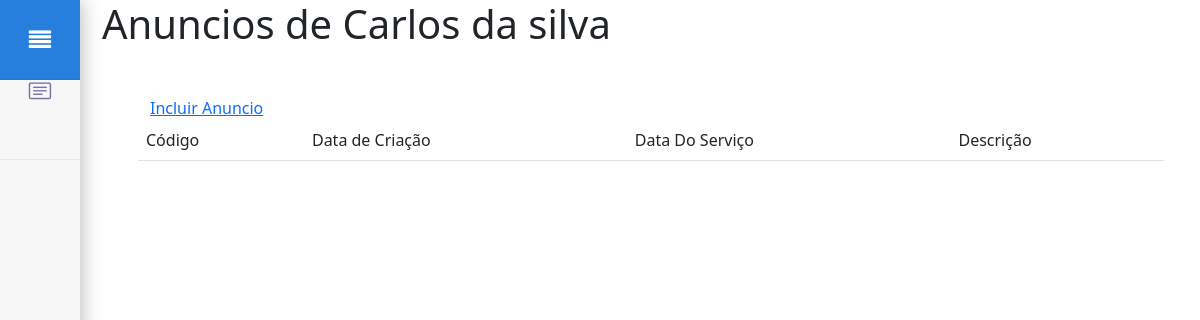
The app's page /admin/index.php?page=listagem_Anuncios.php&id=97&nome=Carlos da silva, older data.
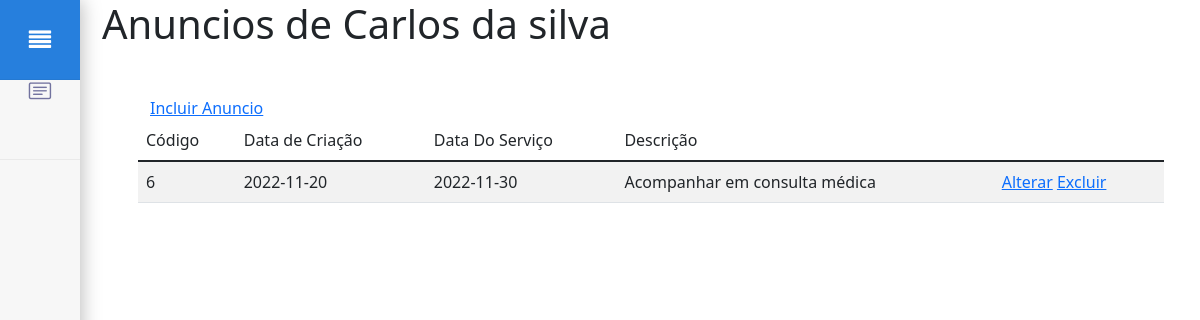
The same page, newer data.
### tables this page shows
CREATE TABLE `anuncios` (
  `IdAnuncio` int(11) NOT NULL,
  `FkIdClienteCriadorInAnuncios` int(11) DEFAULT NULL,
  `FkIdFormaDePagamentoInAnuncios` int(11) DEFAULT NULL,
  `DataDeCriacao` date DEFAULT NULL,
  `DataServico` date DEFAULT NULL,
  `Aberto` tinyint(1) DEFAULT NULL,
  `DescricaoAnuncio` varchar(300) DEFAULT NULL,
  `FkIdPacienteInAnuncios` int(11) DEFAULT NULL
);

### admin/listagem_Anuncios.php (the view, shortened to what this page needs)
<?php include "config.php";
$IdCliente = $_GET['id'];
$ClienteNome = $_GET['nome'];
?>
<h1>Anuncios de <?php echo $ClienteNome;?></h1>
<div class="container px-4 px-lg-5 mt-5">
  <div class="row">
    <a href="./index.php?page=incluir/Anuncio_incluir.php&id=<?php echo $IdCliente?>&nome=<?php echo $ClienteNome;?>">Incluir Anuncio</a>
    <table class="table table-striped">
      <thead class="thead-dark">
        <td>Código</td>
        <td>Data de Criação</td>
        <td>Data Do Serviço</td>
        <td>Descrição</td>
      </thead>
      <?php
      $conn = Conectar();
      $query = "SELECT * FROM anuncios where FkIdClienteCriadorInAnuncios = $IdCliente
      order by FkIdClienteCriadorInAnuncios";
      $result = $conn->query($query);
      if ($result->num_rows > 0) {
        while ($row = $result->fetch_assoc()) {
      ?>
          <tr>
            <td><?php echo $row['IdAnuncio']; ?></td>
            <td><?php echo $row['DataDeCriacao']; ?></td>
            <td><?php echo $row['DataServico']; ?></td>
            <td><?php echo $row['DescricaoAnuncio'];?></td>
            <td>
              <a href="./index.php?page=excluir/Anuncio_Excluir.php&acao=Alterar&id=<?php echo $row['IdAnuncio'];?>">Alterar</a>
              <a href="./index.php?page=excluir/Anuncio_Excluir.php&acao=excluir&id=<?php echo $row['IdAnuncio'];?>">Excluir</a>
            </td>
          </tr>
          <?php }}
           ?>
    </table>
  </div>
</div>

Row changes from the older to the newer data that the page shows:
added anuncios: IdAnuncio "6", DataDeCriacao "2022-11-20", DataServico "2022-11-30", DescricaoAnuncio "Acompanhar em consulta médica"
